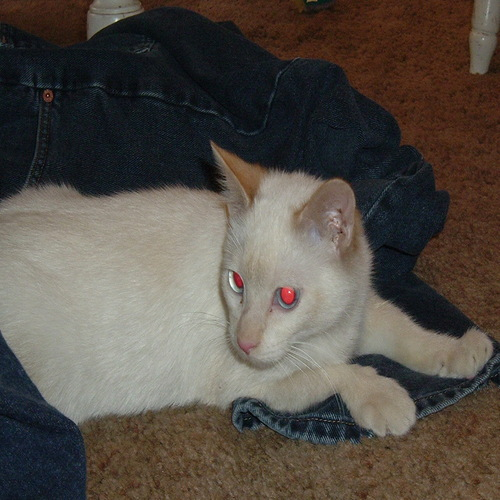
#> input picture cat1.jpg, 500 x 500 px
$ python 4.py
#> lines starting #> are read from the running program, lines starting #| are printed output that depends on the picture; after the words box and inside, x2 and y2 are one past the last pixel; in counts of white or black regions, pixels touching at a corner belong together
#> the answer given: cat1.jpg
#> the answer given: cat2.jpg
#> the answer given: out.png
import numpy as np
from PIL import Image, ImageEnhance
from random import randint

def File(filename1, filename2, filename3):

#> called with filename1 = 'cat1.jpg', filename2 = 'cat2.jpg', filename3 = 'out.png'
    try:
        image1 = Image.open(filename1)
#> image1 is the input picture: PIL image 500x500 RGB; mean R, G, B 85.3, 78.6, 71.3
        image2 = Image.open(filename2)
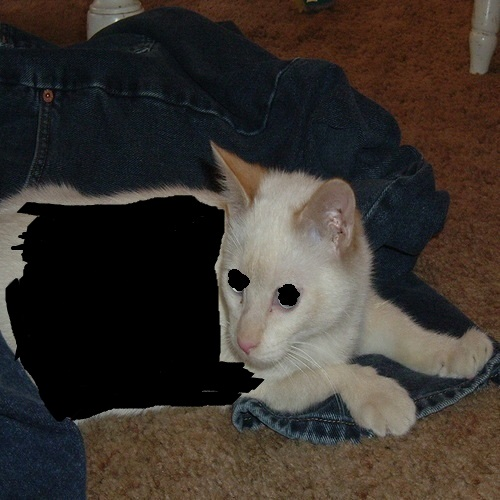
#> input picture cat2.jpg, 500 x 500 px
#> image2 is the input picture: PIL image 500x500 RGB; mean R, G, B 57.6, 51.1, 45.7
    except OSError:
        print("Failed\n")
        return 2

    image_array1 = np.array(image1)
    image_array2 = np.array(image2)

    testshape1 = image_array1.shape
#> testshape1 = (500, 500, 3)
    testshape2 = image_array2.shape
#> testshape2 = (500, 500, 3)

    if testshape1 != testshape2:
        print("ERRROR: different file sizes")
        return 1

    shape = image_array1.shape
#> shape = (500, 500, 3)

    '''for i in range(276, 284):
        for j in range(235,241):

            image_array1[i][j][0] = 0
            image_array1[i][j][1] = 0
            image_array1[i][j][2] = 0'''

    '''for i in range(shape[0]):
        for j in range(shape[1]):
            image_array2[i][j][0] = randint(0, 1)
            image_array2[i][j][1] = randint(0, 1)
            image_array2[i][j][2] = randint(0, 1)'''

    for i in range(shape[0]):
        for j in range(shape[1]):
            if image_array2[i][j][0]==0 and image_array2[i][j][1]==0 and image_array2[i][j][2]==0:
                brightness = int(image_array1[i][j][0]) + int(image_array1[i][j][1]) + int(image_array1[i][j][2])
                image_array1[i][j][0] = brightness/3
                image_array1[i][j][1] = brightness/3
                image_array1[i][j][2] = brightness/3
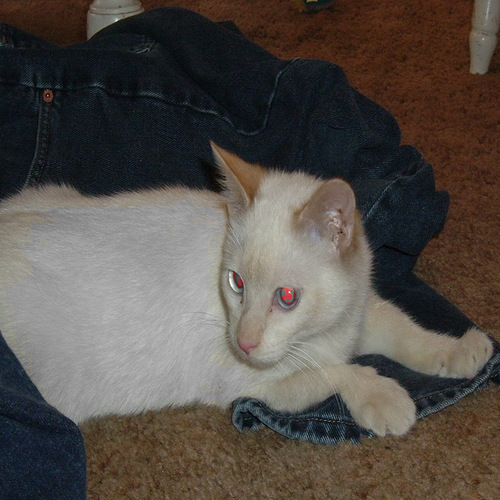
#> image_array1: shape (500, 500, 3); 15.26% of pixels changed, all inside (x1, y1, x2, y2) = (6, 198, 298, 419)


    pil_image = Image.fromarray(image_array1)
    pil_image.save(filename3)


namefile1 = input("Enter name of first file\n")
namefile2 = input("Enter name of second file\n")
namefile3 = input("Enter name of output file\n")
File(namefile1, namefile2, namefile3)
print("Processing completed\n")
